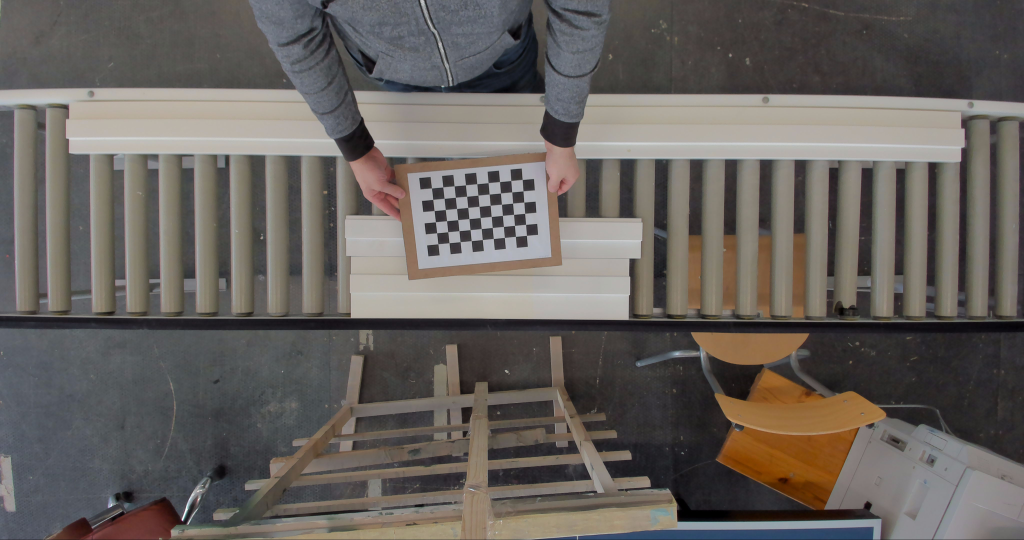
#> input picture TEMP/picture0.jpg, 4096 x 2160 px (shown at 1/4 size)
$ python -i frameSize.py   (imports and definitions only)   (older library calls are emulated)
#> lines starting #> are read from the running program, lines starting #| are printed output that depends on the picture; after the words box and inside, x2 and y2 are one past the last pixel; in counts of white or black regions, pixels touching at a corner belong together
### helper/__init__.py
import cv2 as cv
import numpy as np

from threading import Timer, Thread
from imutils import contours, perspective
from scipy.spatial import distance


def itemfreq(a):
    items, freq = np.unique(a, return_counts=True)
    return np.array([items, freq]).T


class RGB_INIT():
    def __init__(self):
        self.Black = (0, 0, 0)
        self.White = (255, 255, 255)
        self.Red = (0, 0, 255)
        self.Lime = (0, 255, 0)
        self.Blue = (255, 0, 0)
        self.Yellow = (0, 255, 255)
        self.Cyan = (255, 255, 0)
        self.Magenta = (255, 0, 255)
        self.Silver = (192, 192, 192)
        self.Gray = (128, 128, 128)
        self.Maroon = (0, 0, 128)
        self.Olive = (0, 128, 128)
        self.Green = (0, 128, 0)
        self.Purple = (128, 0, 128)
        self.Teal = (128, 128, 0)
        self.Navy = (128, 0, 0)


RGB = RGB_INIT()


class setInterval():
    ''' Execute function in interval

        Attributes:
            t           Time in seconds
            hFunction   Executed function
    '''

    # [9 lines left out: functions __init__, handle_function, not called in this run]

    def start(self):
        self.thread.start()

    def stop(self):
        self.thread.cancel()


class functionThread():
    ''' Execute function in new thread

        Attributes:
            hFunction   Executed function
    '''

    # [4 lines left out: function __init__, not called in this run]

    def run(self):
        while not self.die:
            self.hFunction()

    def start(self):
        self.thread.start()

    def stop(self):
        self.die = True


class webcamStream():
    # [54 lines left out: functions __init__, start, update, not called in this run]

    def read(self):
        return self.frame

    # [4 lines left out: function readClean, not called in this run]

    def readFPS(self):
        return self.FPS_VALUE

    # [6 lines left out: function stop, not called in this run]

    def fpsCounter(self):
        self.FPS_VALUE = self.FPS_COUNTER
        self.FPS_COUNTER = 0

    # [34 lines left out: functions calibrateCamera, downScaleImage, not called in this run]


def scanColorRange(image, x=0, y=0,
                   matX=2, matY=2, matD=10,
                   draw=False):
    ''' Return lower and upper color range from pixel matrix coordinates

        Attributes:
            image   Image
            x       axis for start position
            y       axis for start position
            matX    point column amount
            matY    point row amount
            matD    point distance between eachother
            draw    draw point to image frame
    '''
    posY = int(y - matY / 2 * matD)
    posX = int(x - matX / 2 * matD)
    rangeList = np.array([], dtype=np.uint8).reshape(0, 3)

    if draw is True:
        frame = image.copy()
    else:
        frame = None

    for Y in range(0, matY):
        for X in range(0, matX):
            locX = int(posX + X * matD)
            locY = int(posY + Y * matD)
            rangeList = np.vstack([rangeList, image[locY, locX]])
            if draw is True:
                cv.circle(frame,
                          (locX, locY),
                          int(matD / 3), RGB.Cyan, -1)

    rangeList = np.sort(rangeList, axis=0)

    lowRange = rangeList[0]
    uppRange = rangeList[len(rangeList) - 1]

    return frame, lowRange, uppRange


def scanColorRangeMedian(image, x=0, y=0,
                         matX=2, matY=2, matD=10,
                         draw=False):
    ''' Return median color range from pixel matrix coordinates

        Attributes:
            image   Image
            x       axis for start position
            y       axis for start position
            matX    point column amount
            matY    point row amount
            matD    point distance between eachother
            draw    draw point to image frame
    '''
    posY = int(y - matY / 2 * matD)
    posX = int(x - matX / 2 * matD)
    rangeList = np.array([], dtype=np.uint8).reshape(0, 3)

    if draw is True:
        frame = image.copy()
    else:
        frame = None

    for Y in range(0, matY):
        for X in range(0, matX):
            locY = int(posY + Y * matD)
            locX = int(posX + X * matD)
            rangeList = np.vstack([rangeList, image[locY, locX]])
            if draw is True:
                cv.circle(frame,
                          (locX, locY),
                          int(matD / 3), RGB.Cyan, -1)

    return frame, np.median(rangeList, axis=0)


def scanColorDominant(image, x=0, y=0, w=2, h=2, draw=True):
    ''' Return dominant color from pixel matrix coordinates

        Attributes:
            image   Image
            x       x axis for start position
            y       y axis for start position
            w       width
            h       height
            draw    draw rectangle to image frame
    '''
    frame = image[y:y + h, x:x + w]

    arr = np.float32(frame)
    pixels = arr.reshape((-1, 3))

    crit = (cv.TERM_CRITERIA_EPS + cv.TERM_CRITERIA_MAX_ITER, 200, .1)
    _, labels, centroids = cv.kmeans(pixels, int(w + h / 2), None,
                                     crit, 10, cv.KMEANS_RANDOM_CENTERS)

    palette = np.uint8(centroids)
    color = palette[np.argmax(itemfreq(labels)[:, -1])]

    if draw is True:
        image = cv.rectangle(
            image.copy(),
            (x, y),
            (x + w, y + h),
            RGB.Teal,
            -1
        )
        return image, color

    return None, color


# [41 lines left out: function createMask, not called in this run]


def midpoint(ptA, ptB):
    return ((ptA[0] + ptB[0]) * 0.5, (ptA[1] + ptB[1]) * 0.5)


# [23 lines left out: function contourPixels, not called in this run]


def drawFrameSize(mask, frame, minArea=100000, pixMetricX=1, pixMetricY=1):
    frame = frame.copy()

    _, cnts, _ = cv.findContours(
        mask.copy(),
        cv.RETR_EXTERNAL,
        cv.CHAIN_APPROX_SIMPLE
    )

    if len(cnts):
        cnts, _ = contours.sort_contours(cnts, method="left-to-right")

        for c in cnts:
            if cv.contourArea(c) > minArea:
                # compute the rotated bounding box of the contour
                # orig = frame.copy()
                box = cv.minAreaRect(c)
                box = cv.boxPoints(box)
                box = np.array(box, dtype="int")

                # order the points in the contour such that they appear
                # in top-left, top-right, bottom-right, and bottom-left
                # order, then draw the outline of the rotated bounding
                # box
                box = perspective.order_points(box)
                cv.drawContours(frame, [box.astype("int")], -1, RGB.Cyan, 2)

                for (x, y) in box:
                    cv.circle(frame, (int(x), int(y)), 5, (0, 0, 255), -1)

                # unpack the ordered bounding box, then compute the midpoint
                # between the top-left and top-right coordinates, followed by
                # the midpoint between bottom-left and bottom-right coordinates
                (tl, tr, br, bl) = box
                (tltrX, tltrY) = midpoint(tl, tr)
                (blbrX, blbrY) = midpoint(bl, br)

                # compute the midpoint between the
                # top-left and top-right points
                # followed by the midpoint between the
                # top-righ and bottom-right
                (tlblX, tlblY) = midpoint(tl, bl)
                (trbrX, trbrY) = midpoint(tr, br)

                # draw the midpoints on the image
                cv.circle(frame, (int(tltrX), int(tltrY)), 5, RGB.Red, -1)
                cv.circle(frame, (int(blbrX), int(blbrY)), 5, RGB.Red, -1)
                cv.circle(frame, (int(tlblX), int(tlblY)), 5, RGB.Red, -1)
                cv.circle(frame, (int(trbrX), int(trbrY)), 5, RGB.Red, -1)

                # draw lines between the midpoints
                cv.line(frame, (int(tltrX), int(tltrY)),
                        (int(blbrX), int(blbrY)),
                        RGB.Magenta, 2)
                cv.line(frame, (int(tlblX), int(tlblY)),
                        (int(trbrX), int(trbrY)),
                        RGB.Magenta, 2)

                # compute the Euclidean distance between the midpoints
                dA = distance.euclidean((tltrX, tltrY), (blbrX, blbrY))
                dB = distance.euclidean((tlblX, tlblY), (trbrX, trbrY))

                # compute the size of the object
                dimA = dA / pixMetricX
                dimB = dB / pixMetricY

                # draw the object sizes on the image
                cv.putText(frame, "{:.1f} mm".format(dimA),
                           (int(tltrX - 15), int(tltrY - 10)),
                           cv.FONT_HERSHEY_SIMPLEX,
                           2, RGB.Lime, 2)
                cv.putText(frame, "{:.1f} mm".format(dimB),
                           (int(trbrX + 10), int(trbrY)),
                           cv.FONT_HERSHEY_SIMPLEX,
                           2, RGB.Lime, 2)
    return frame

### frameSize.py
import cv2 as cv
import numpy as np
import argparse

from statistics import median
from helper import webcamStream, downScaleImage, scanColorRange, scanColorRangeMedian, scanColorDominant, drawFrameSize, RGB
from imutils import contours, perspective
from scipy.spatial import distance
from operator import itemgetter

parser = argparse.ArgumentParser()

# [10 lines not run here, left out]

WINDOWS_NAME = 'camera reader example'
# [1 line that did not run here, left out]
# [1 line that did not run here, left out]
# [1 line that did not run here, left out]
# [1 line that did not run here, left out]
# [1 line that did not run here, left out]

# config
frameCroopY = [650, 1250]
hsvC = 30

# width
pixMetricX = 1.618666186
# length
pixMetricY = 1.603797039


def midpoint(ptA, ptB):
    return ((ptA[0] + ptB[0]) * 0.5, (ptA[1] + ptB[1]) * 0.5)


def processFrame(frame):
    # croop, to area of interest
    height, width = frame.shape[:2]
    frame = frame[frameCroopY[0]:frameCroopY[1], 0:width]
    height, width = frame.shape[:2]
    centerY, centerX = (int(height / 2), int(width / 2))

    frame = cv.bilateralFilter(frame, 10, 30, cv.BORDER_WRAP)
    hsvFrame = cv.cvtColor(frame, cv.COLOR_BGR2HSV)

    tRange, lowRange, uppRange = scanColorRange(hsvFrame,
                                                centerX, centerY,
                                                matX=20, matY=3, draw=True)

    tMedian, medianRange = scanColorRangeMedian(hsvFrame,
                                                centerX, centerY,
                                                matX=200, matY=15,
                                                draw=True)

    tFrame, dominant = scanColorDominant(hsvFrame,
                                         centerX - 10, centerY - 20,
                                         200, 40,
                                         draw=True)

    fRange = cv.inRange(hsvFrame, lowRange - hsvC, uppRange + hsvC)
    fMedian = cv.inRange(hsvFrame, medianRange - hsvC, medianRange + hsvC)
    fFrame = cv.inRange(hsvFrame, dominant - hsvC, dominant + hsvC)

    dRange = drawFrameSize(fRange, frame, pixMetricX=pixMetricX, pixMetricY=pixMetricY)
    fRange = cv.cvtColor(fRange, cv.COLOR_GRAY2BGR)
    tRange = cv.cvtColor(tRange, cv.COLOR_HSV2BGR)

    dMedian = drawFrameSize(fMedian, frame, pixMetricX=pixMetricX, pixMetricY=pixMetricY)
    fMedian = cv.cvtColor(fMedian, cv.COLOR_GRAY2BGR)
    tMedian = cv.cvtColor(tMedian, cv.COLOR_HSV2BGR)

    dFrame = drawFrameSize(fFrame, frame, pixMetricX=pixMetricX, pixMetricY=pixMetricY)
    fFrame = cv.cvtColor(fFrame, cv.COLOR_GRAY2BGR)
    tFrame = cv.cvtColor(tFrame, cv.COLOR_HSV2BGR)

    return np.vstack((
        np.hstack((fRange, tRange, dRange,)),
        np.hstack((fMedian, tMedian, dMedian)),
        np.hstack((fFrame, tFrame, dFrame))
    ))


# [1 line that did not run here, left out]
# [2 lines that did not run here, left out]

# [1 line that did not run here, left out]
# [27 lines not run here, left out]

>>> import cv2
>>> picture = cv2.imread('TEMP/picture0.jpg')
#> picture is the input picture: shape (2160, 4096, 3); mean B, G, R 93.3, 97.6, 102.8
>>> result = processFrame(picture)
#> in processFrame, `frame = frame[frameCroopY[0]:frameCroopY[1], 0:width]`:
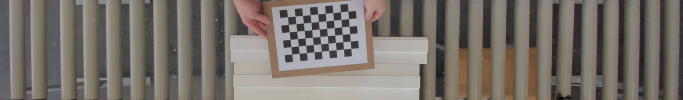
#> frame: shape (600, 4096, 3) (shown at 1/6 size); mean of channels 0, 1, 2 106.7, 113.6, 119.8; drawn as B, G, R
#> in processFrame, `tRange, lowRange, uppRange = scanColorRange(hsvFrame, centerX, centerY..`: lowRange = [0, 6, 49]; uppRange = [170, 26, 188]
#> in processFrame, `tMedian, medianRange = scanColorRangeMedian(hsvFrame, centerX, centerY..`: medianRange = [21, 15, 142]
#> in scanColorDominant, `crit = (cv.TERM_CRITERIA_EPS + cv.TERM_CRITERIA_MAX_ITER, 200, .1)`: crit = (3, 200, 0.1)
#> in scanColorDominant, `_, labels, centroids = cv.kmeans(pixels, int(w + h / 2), None, crit, 1..`: labels = 8000 values, max 219 at index 2968, min 0 at index 2667, mean 104.5; centroids = 220 rows, first 8: [114.4, 7.81, 148.5], [117, 6.71, 130.2], [103.5, 11.83, 141.8], [118.4, 6.72, 162.3], [106.2, 10, 167], [130.3, 5.74, 174.5], [105, 12, 173], [105, 9, 176]
#> in scanColorDominant, `palette = np.uint8(centroids)`: palette = 220 rows, first 8: [114, 7, 148], [117, 6, 130], [103, 11, 141], [118, 6, 162], [106, 10, 167], [130, 5, 174], [105, 12, 173], [105, 9, 176]
#> in itemfreq, `items, freq = np.unique(a, return_counts=True)`: items = 220 values from 0 to 219; freq = 220 values, max 581 at index 27, min 1 at index 6, mean 36.36
#> in scanColorDominant, `color = palette[np.argmax(itemfreq(labels)[:, -1])]`: color = [111, 14, 185]
#> in scanColorDominant, `image = cv.rectangle( image.copy(), (x, y), (x + w, y + h), RGB.Teal, ..`:
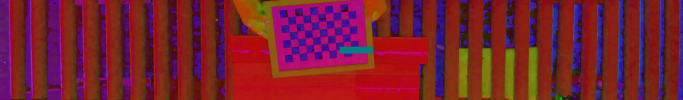
#> image: shape (600, 4096, 3) (shown at 1/6 size); mean of channels 0, 1, 2 47.2, 32.8, 120.1; drawn as B, G, R
#> in processFrame, `fMedian = cv.inRange(hsvFrame, medianRange - hsvC, medianRange + hsvC)`:
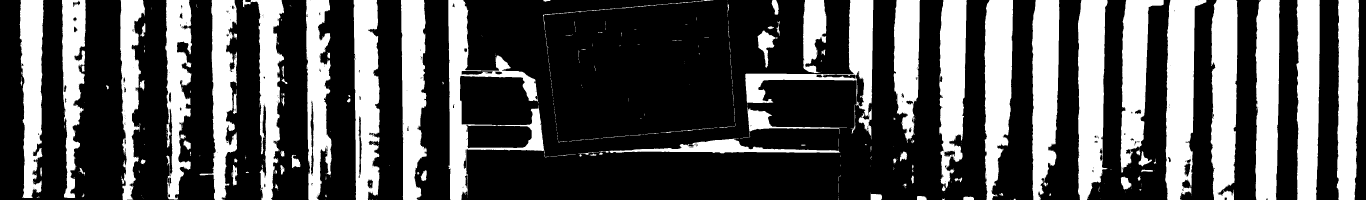
#> fMedian: shape (600, 4096) (shown at 1/3 size); 32.7% white; 547 white regions (423 under 20 px)
#> in drawFrameSize, `_, cnts, _ = cv.findContours( mask.copy(), cv.RETR_EXTERNAL, cv.CHAIN_..`: cnts = []
#> in drawFrameSize (call 2), `_, cnts, _ = cv.findContours( mask.copy(), cv.RETR_EXTERNAL, cv.CHAIN_..`: cnts = 528 contours, 443 with area under 20; largest, box (x1, y1, x2, y2) and area: (1345, 0, 1634, 600) 52545, (3495, 0, 3619, 600) 45884, (3234, 0, 3323, 600) 42198, (3632, 0, 3713, 600) 40859, (1061, 0, 1139, 600) 39178
#> the loop in drawFrameSize (call 2), `for c in cnts:` made 528 passes
#> c on passes 4 to 6: [[64, 224]], [[64, 214]], [[100, 517]]
#> in processFrame, `tMedian = cv.cvtColor(tMedian, cv.COLOR_HSV2BGR)`:
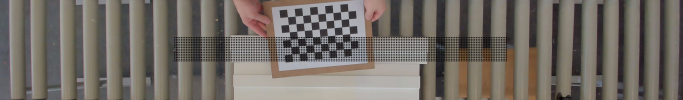
#> tMedian: shape (600, 4096, 3) (shown at 1/6 size); mean B, G, R 101.9, 108.6, 114.9
#> in processFrame, `return np.vstack(( np.hstack((fRange, tRange, dRange,)), np.hstack((fM..`:
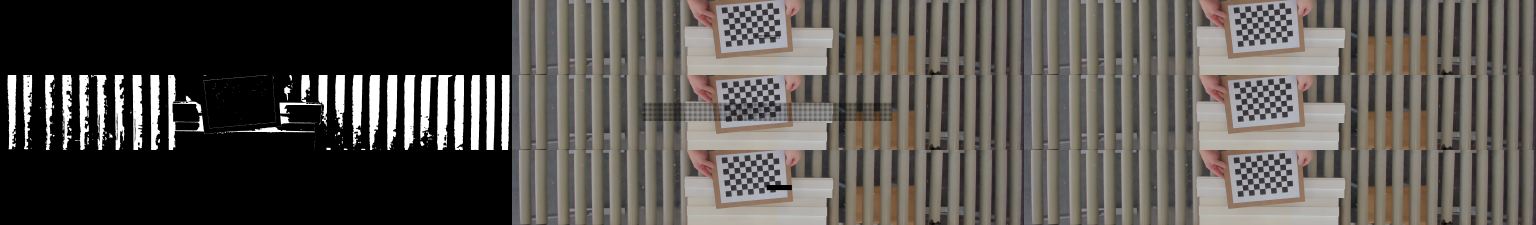
#> returned value: shape (1800, 12288, 3) (shown at 1/8 size); mean of channels 0, 1, 2 79.8, 84.3, 88.5; drawn as B, G, R

$ run again, on TEMP/picture10.jpg
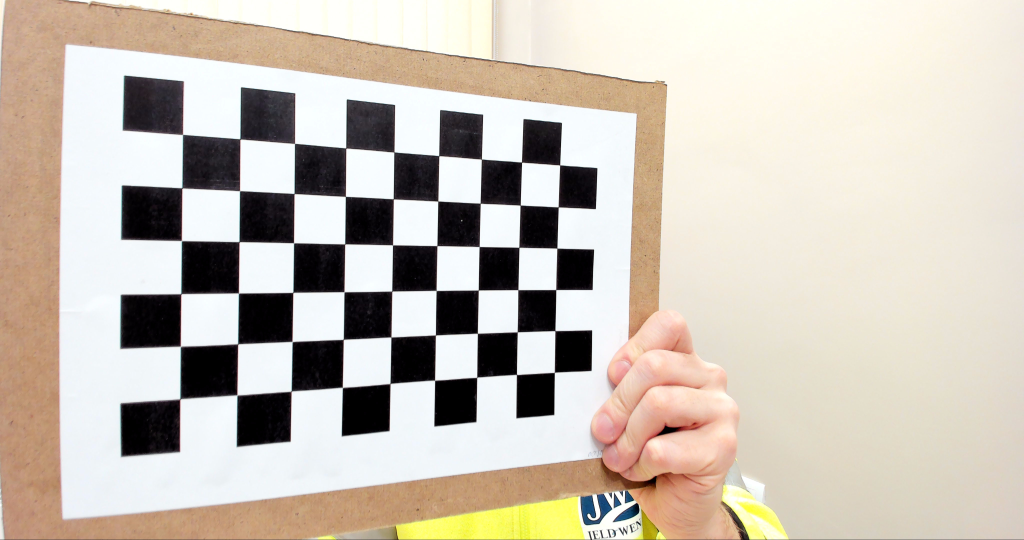
#> input picture TEMP/picture10.jpg, 4096 x 2160 px (shown at 1/4 size)
#> picture is the input picture: shape (2160, 4096, 3); mean B, G, R 181.5, 192.9, 201.7
#> hsvFrame: shape (600, 4096, 3); mean H, S, V 73.3, 42.3, 189.5
#> lowRange = [90, 5, 3]; uppRange = [168, 255, 255]
#> medianRange = [101, 20, 244]
#> arr: shape (40, 200, 3) float32; mean H, S, V 131.7, 96.7, 67.6
#> crit = (3, 200, 0.1)
#> labels = 8000 values, max 219 at index 984, min 0 at index 1192, mean 111.8; centroids = 220 rows, first 8: [170, 36, 21], [116.3, 4.33, 203], [165, 32.06, 15.97], [127.7, 5.17, 215.3], [108.3, 3.33, 234.3], [114.3, 3.33, 237.3], [0, 46.5, 11.54], [113, 4, 244.5]
#> palette = 220 rows, first 8: [170, 36, 21], [116, 4, 203], [165, 32, 15], [127, 5, 215], [108, 3, 234], [114, 3, 237], [0, 46, 11], [113, 4, 244]
#> items = 220 values from 0 to 219; freq = 220 values, max 799 at index 27, min 1 at index 8, mean 36.36
#> color = [140, 153, 5]
#> in processFrame, `fMedian = cv.inRange(hsvFrame, medianRange - hsvC, medianRange + hsvC)`:
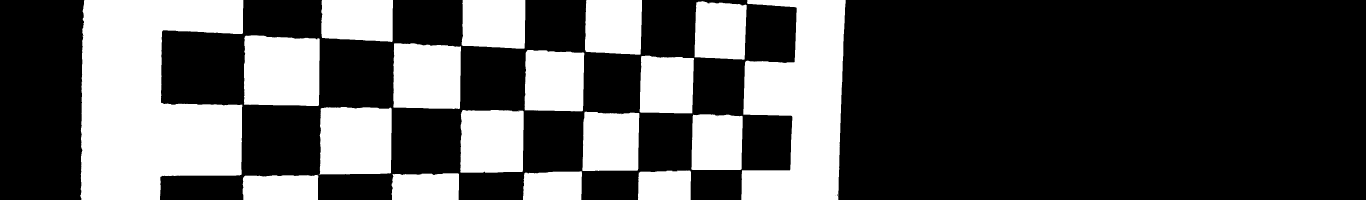
#> fMedian: shape (600, 4096) (shown at 1/3 size); 31.8% white; 19 white regions (1 under 20 px)
#> cnts = []
#> cnts = 19 contours, 1 with area under 20; largest, box (x1, y1, x2, y2) and area: (241, 0, 730, 600) 216893, (2224, 0, 2537, 600) 125136, (732, 106, 959, 318) 45568, (956, 321, 1175, 524) 41980, (1180, 129, 1383, 327) 37822
#> the loop in drawFrameSize (call 2), `for c in cnts:` made 19 passes
#> (tl, tr, br, bl, tltrX, tltrY, blbrX, blbrY) on passes 1, 18: ([244, -2], [729, 0], [726, 601], [240, 598], 486.5, -1, 483, 599.5), ([2241, -10], [2536, 0], [2513, 609], [2219, 598], 2388.5, -5, 2366, 603.5)
#> in processFrame, `return np.vstack(( np.hstack((fRange, tRange, dRange,)), np.hstack((fM..`:
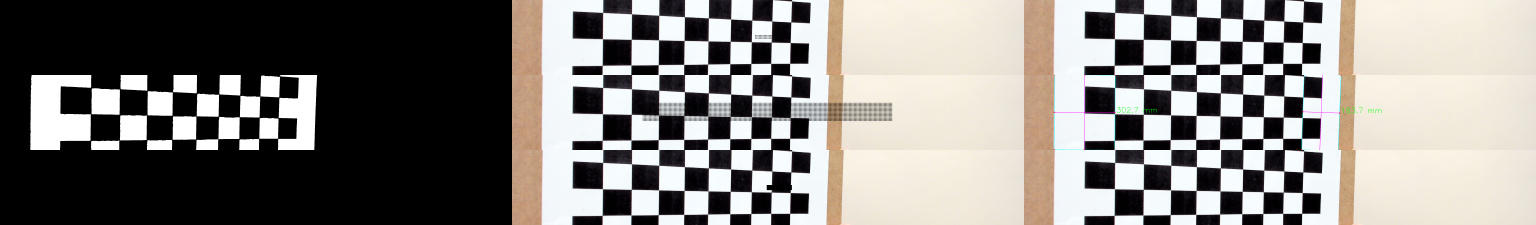
#> returned value: shape (1800, 12288, 3) (shown at 1/8 size); mean of channels 0, 1, 2 125.7, 129.4, 132.6; drawn as B, G, R
